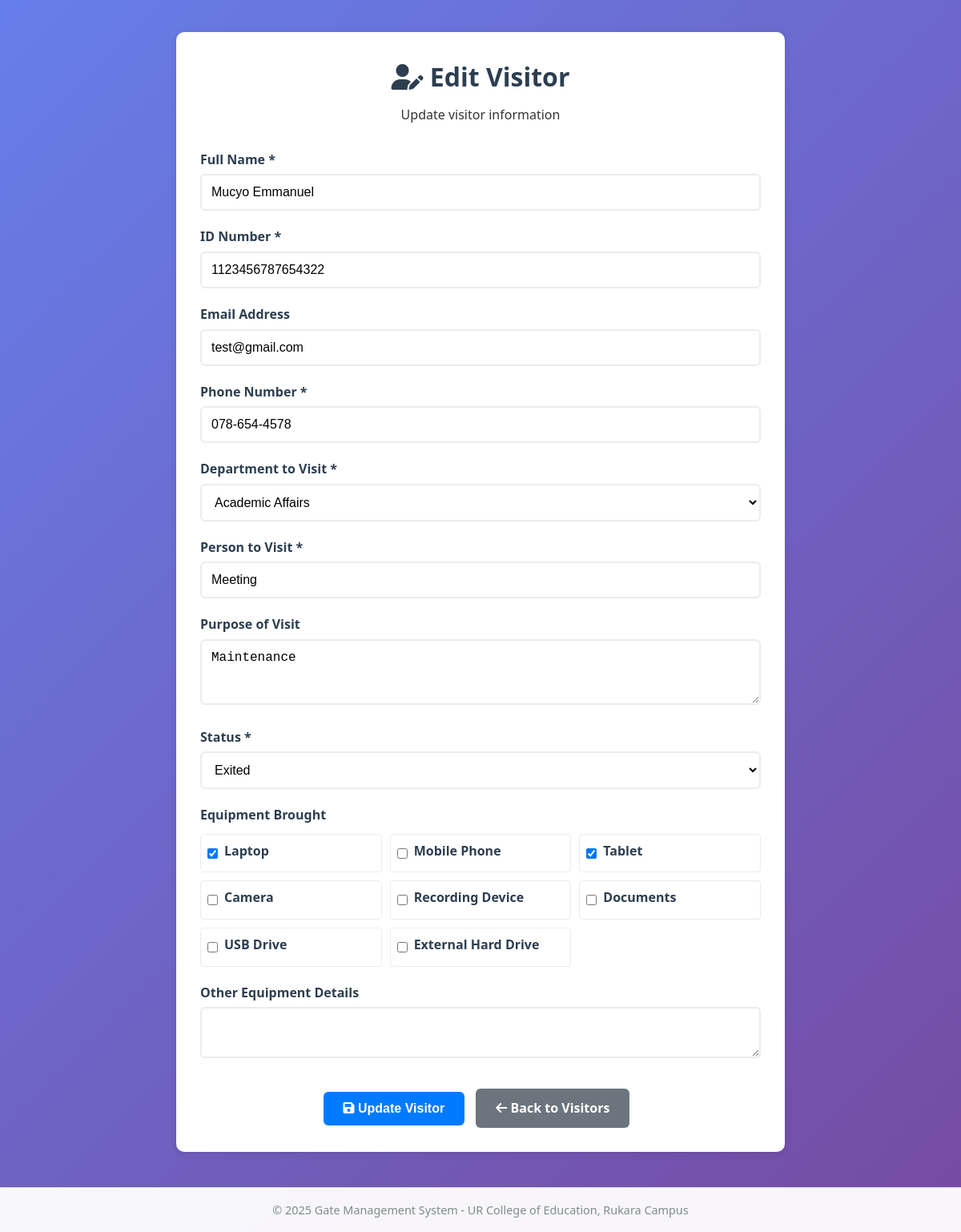
Screenshot of /pages/edit_visitor.php?id=1 with the database file from the repository.
### tables this page shows
CREATE TABLE `vistor` (
  `id` int(11) NOT NULL,
  `visitor_name` varchar(255) NOT NULL,
  `id_number` varchar(50) NOT NULL,
  `email` varchar(255) DEFAULT NULL,
  `telephone` varchar(20) NOT NULL,
  `department` varchar(100) NOT NULL,
  `person_to_visit` varchar(255) DEFAULT NULL,
  `purpose` text NOT NULL,
  `equipment_brought` text NOT NULL,
  `other_equipment_details` varchar(255) DEFAULT NULL,
  `registration_date` timestamp NOT NULL DEFAULT current_timestamp(),
  `status` varchar(255) DEFAULT NULL,
  `created_at` timestamp NOT NULL DEFAULT current_timestamp(),
  `updated_at` timestamp NOT NULL DEFAULT current_timestamp() ON UPDATE current_timestamp()
);

### pages/edit_visitor.php (the view, shortened to what this page needs)
<?php
$host = 'localhost';
$dbname = 'gate_management_system';
$username = 'root';
$password = '';
try {
    $pdo = new PDO("mysql:host=$host;dbname=$dbname", $username, $password);
    $pdo->setAttribute(PDO::ATTR_ERRMODE, PDO::ERRMODE_EXCEPTION);
} catch(PDOException $e) {
    die("Connection failed: " . $e->getMessage());
}
$visitor_id = isset($_GET['id']) ? (int)$_GET['id'] : 0;
$sql = "SELECT * FROM vistor WHERE id = :id";
$stmt = $pdo->prepare($sql);
$stmt->execute([':id' => $visitor_id]);
$visitor = $stmt->fetch(PDO::FETCH_ASSOC);
?>
<!DOCTYPE html>
<html lang="en">
<head>
    <link rel="stylesheet" href="/Capstone_project/assets/css/style.css">
    <link rel="stylesheet" href="https://cdnjs.cloudflare.com/ajax/libs/font-awesome/6.5.0/css/all.min.css">
</head>
<body>
    <div class="container">
        <div class="form-card">
            <div class="form-header">
                <h1><i class="fas fa-user-edit"></i> Edit Visitor</h1>
                <p>Update visitor information</p>
            </div>
            <form method="POST">
                <div class="form-group">
                    <label for="visitor_name">Full Name *</label>
                    <input type="text" id="visitor_name" name="visitor_name" class="form-control"
                           value="<?php echo htmlspecialchars($visitor['visitor_name']); ?>" required>
                </div>
                <div class="form-group">
                    <label for="id_number">ID Number *</label>
                    <input type="text" id="id_number" name="id_number" class="form-control"
                           value="<?php echo htmlspecialchars($visitor['id_number']); ?>" required>
                </div>
                <div class="form-group">
                    <label for="email">Email Address</label>
                    <input type="email" id="email" name="email" class="form-control"
                           value="<?php echo htmlspecialchars($visitor['email']); ?>">
                </div>
                <div class="form-group">
                    <label for="telephone">Phone Number *</label>
                    <input type="tel" id="telephone" name="telephone" class="form-control"
                           value="<?php echo htmlspecialchars($visitor['telephone']); ?>" required>
                </div>
                <div class="form-group">
                    <label for="department">Department to Visit *</label>
                    <select id="department" name="department" class="form-control" required>
                        <option value="Academic Affairs" <?php echo $visitor['department'] === 'Academic Affairs' ? 'selected' : ''; ?>>Academic Affairs</option>
                    </select>
                </div>
                <div class="form-group">
                    <label for="person_to_visit">Person to Visit *</label>
                    <input type="text" id="person_to_visit" name="person_to_visit" class="form-control"
                           value="<?php echo htmlspecialchars($visitor['person_to_visit']); ?>" required>
                </div>
                <div class="form-group">
                    <label for="visit_purpose">Purpose of Visit</label>
                    <textarea id="visit_purpose" name="visit_purpose" class="form-control" rows="3"><?php echo htmlspecialchars($visitor['purpose']); ?></textarea>
                </div>
                <div class="form-group">
                    <label for="status">Status *</label>
                    <select id="status" name="status" class="form-control" required>
                        <option value="exited" <?php echo ($visitor['status'] ?? 'inside') === 'exited' ? 'selected' : ''; ?>>Exited</option>
                    </select>
                </div>
                <div class="form-group">
                    <label>Equipment Brought</label>
                    <div class="checkbox-group">
                        <?php
                        $equipment_options = ['Laptop', 'Mobile Phone', 'Tablet', 'Camera', 'Recording Device', 'Documents', 'USB Drive', 'External Hard Drive'];
                        $selected_equipment = explode(', ', $visitor['equipment_brought'] ?? '');
                        foreach ($equipment_options as $equipment):
                        ?>
                            <div class="checkbox-item">
                                <input type="checkbox" id="equipment_<?php echo strtolower(str_replace(' ', '_', $equipment)); ?>"
                                       name="equipment_brought[]" value="<?php echo $equipment; ?>"
                                       <?php echo in_array($equipment, $selected_equipment) ? 'checked' : ''; ?>>
                                <label for="equipment_<?php echo strtolower(str_replace(' ', '_', $equipment)); ?>"><?php echo $equipment; ?></label>
                            </div>
                        <?php endforeach; ?>
                    </div>
                </div>
                <div class="form-group">
                    <label for="other_equipment_details">Other Equipment Details</label>
                    <textarea id="other_equipment_details" name="other_equipment_details" class="form-control" rows="2"><?php echo htmlspecialchars($visitor['other_equipment_details']); ?></textarea>
                </div>
                <div class="form-actions">
                    <button type="submit" class="btn btn-primary">
                        <i class="fas fa-save"></i> Update Visitor
                    </button>
                    <a href="/Capstone_project/pages/visitors.php" class="btn btn-secondary">
                        <i class="fas fa-arrow-left"></i> Back to Visitors
                    </a>
                </div>
            </form>
        </div>
    </div>
    <footer class="footer">
        &copy; <?php echo date('Y'); ?> Gate Management System - UR College of Education, Rukara Campus
    </footer>
</body>
</html>

### assets/css/style.css (style rules this page uses)
* { margin: 0; padding: 0; box-sizing: border-box; }
body { font-family: 'Segoe UI', Tahoma, Geneva, Verdana, sans-serif; background: linear-gradient(135deg, #667eea 0%, #764ba2 100%); min-height: 100vh; color: #333; line-height: 1.6; }
.form-group { margin-bottom: 1.5rem; }
.form-control { width: 100%; padding: 0.75rem 1rem; border: 2px solid rgba(0, 0, 0, 0.1); border-radius: 10px; font-size: 1rem; transition: all 0.3s ease; background: white; }
.btn { display: inline-flex; align-items: center; gap: 0.5rem; padding: 0.75rem 1.5rem; border: none; border-radius: 10px; font-size: 1rem; font-weight: 600; cursor: pointer; transition: all 0.3s ease; text-decoration: none; text-align: center; }
.btn-primary { background: linear-gradient(45deg, #3498db, #2980b9); color: white; }
.btn-secondary { background: linear-gradient(45deg, #95a5a6, #7f8c8d); color: white; }
.footer { position: fixed; bottom: 0; left: 0; right: 0; background: rgba(255, 255, 255, 0.95); backdrop-filter: blur(10px); padding: 1rem 2rem; text-align: center; color: #7f8c8d; border-top: 1px solid rgba(0, 0, 0, 0.1); z-index: 1000; font-size: 0.9rem; font-weight: 500; }

### pages/edit_visitor.php (style rules this page uses)
.container { max-width: 800px; margin: 0 auto; padding: 20px; }
.form-card { background: #fff; border-radius: 10px; box-shadow: 0 2px 10px rgba(0,0,0,0.1); padding: 30px; margin-top: 20px; }
.form-header { text-align: center; margin-bottom: 30px; }
.form-header h1 { color: #2c3e50; margin-bottom: 10px; }
.form-group { margin-bottom: 20px; }
.form-group label { display: block; margin-bottom: 5px; font-weight: 600; color: #2c3e50; }
.form-control { width: 100%; padding: 12px; border: 2px solid #e9ecef; border-radius: 6px; font-size: 16px; transition: border-color 0.2s; }
.btn { padding: 12px 25px; border: none; border-radius: 6px; font-size: 16px; font-weight: 600; cursor: pointer; text-decoration: none; display: inline-block; margin-right: 10px; transition: all 0.2s; }
.btn-primary { background: #007bff; color: #fff; }
.btn-secondary { background: #6c757d; color: #fff; }
.checkbox-group { display: grid; grid-template-columns: repeat(auto-fit, minmax(200px, 1fr)); gap: 10px; margin-top: 10px; }
.checkbox-item { display: flex; align-items: center; gap: 8px; padding: 8px; border: 1px solid #e9ecef; border-radius: 4px; }
.checkbox-item input[type="checkbox"] { margin: 0; }
.form-actions { text-align: center; margin-top: 30px; }
.footer { position: fixed; bottom: 0; left: 0; right: 0; background: rgba(255, 255, 255, 0.95); backdrop-filter: blur(10px); padding: 1rem 2rem; text-align: center; color: #7f8c8d; border-top: 1px solid rgba(0, 0, 0, 0.1); z-index: 1000; font-size: 0.9rem; font-weight: 500; }
.container { max-width: 800px; margin: 0 auto; padding: 20px; margin-bottom: 80px; }

### rows the page displays
vistor: visitor_name "Mucyo Emmanuel", id_number "1123456787654322", email "test@gmail.com", telephone "078-654-4578", department "Academic Affairs", person_to_visit "Meeting", visit_purpose "Maintenance", status "Exited", equipment_brought "☑"

### other values shown
$equipment "Laptop"
$equipment "Mobile Phone"
$equipment "Tablet"
$equipment "Camera"
$equipment "Recording Device"
$equipment "Documents"
$equipment "USB Drive"
$equipment "External Hard Drive"
